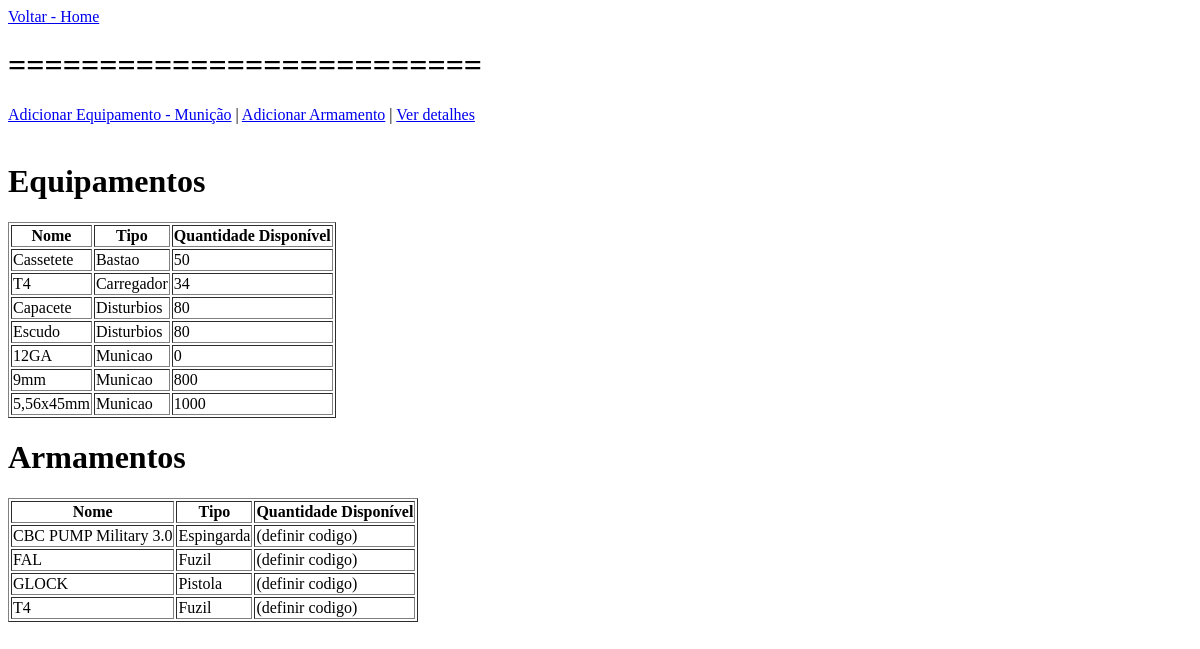
The page /equipamentos.php on the database as committed earlier.
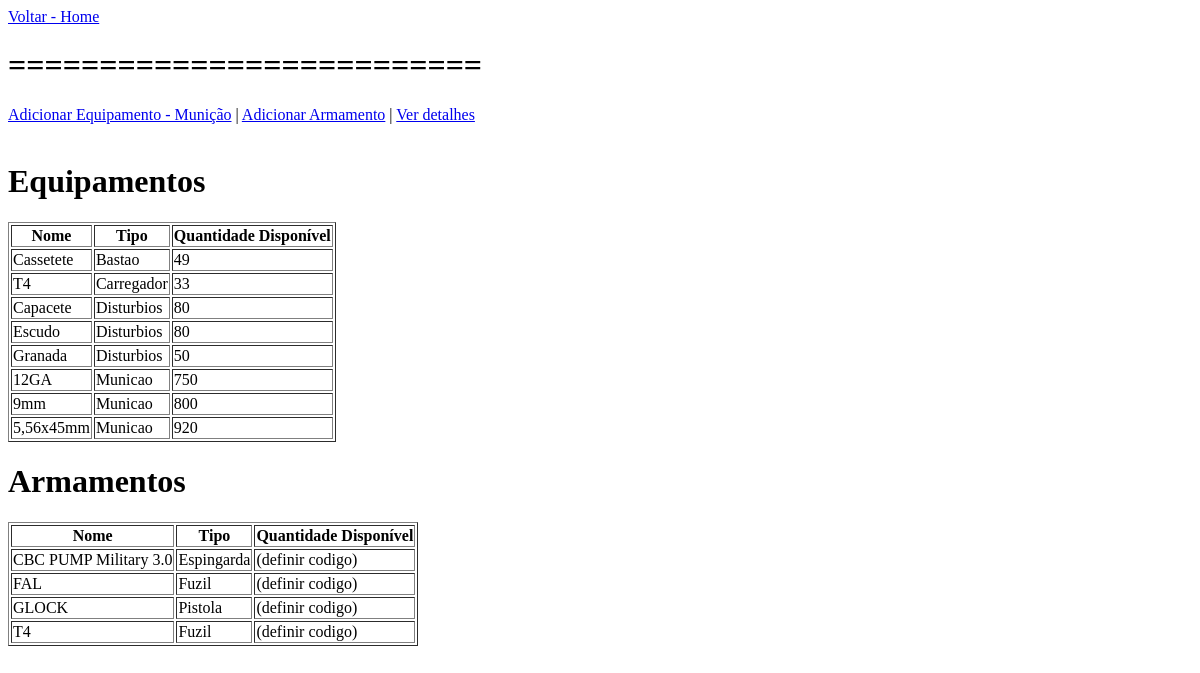
The same page on the database as committed later.
### tables this page shows
CREATE TABLE IF NOT EXISTS `equipamentos` (
  `id_equipamento` int NOT NULL AUTO_INCREMENT,
  `nome_equipamento` varchar(255) NOT NULL,
  `tipo_equipamento` text NOT NULL,
  `quantidade_equipamento` int NOT NULL,
  `quantidade_disponivel_equipamento` int NOT NULL,
  `data_cadastro_equipamento` datetime NOT NULL,
  `status_equipamento` int NOT NULL,
  PRIMARY KEY (`id_equipamento`)
);

CREATE TABLE IF NOT EXISTS `armamentos` (
  `id_armamento` int NOT NULL AUTO_INCREMENT,
  `nome_armamento` varchar(255) NOT NULL,
  `tipo_armamento` text NOT NULL,
  `calibre_armamento` text NOT NULL,
  `codigo_armamento` int NOT NULL,
  `status_armamento` int NOT NULL,
  PRIMARY KEY (`id_armamento`)
);

### equipamentos.php (the view, shortened to what this page needs)
<?php
include ("conecta.php");
$queryEquip = "SELECT * FROM equipamentos GROUP BY nome_equipamento ORDER BY tipo_equipamento";
$queryArma = "SELECT * FROM armamentos GROUP BY nome_armamento ";
$resultEquip = mysqli_query($conexao, $queryEquip);
$resultArma = mysqli_query($conexao, $queryArma);
?>
<!DOCTYPE html>
<html lang="pt-br">
<head>
</head>
<body>
    <a href="homeQuarteleiro.php">Voltar - Home</a>
    <h1>==========================</h1>
    <a href="addEquipamento.php">Adicionar Equipamento - Munição</a> |
    <a href="addArmamento.php">Adicionar Armamento</a> |
    <a href="verDetalhesItens.php">Ver detalhes</a><br><br>
    <h1>Equipamentos</h1>
    <?php
    echo "<table border='1'>
        <thead>
            <tr>
                <th>Nome</th>
                <th>Tipo</th>
                <th>Quantidade Disponível</th>
            </tr>
        </thead>
        <tbody>";
    while ($dadosEquip = mysqli_fetch_array($resultEquip)) {
        $nome = $dadosEquip['nome_equipamento'];
        $tipo = $dadosEquip['tipo_equipamento'];
        $quantidadeTotal = $dadosEquip['quantidade_equipamento'];
        $quantidadeDisponivel = $quantidadeTotal - $dadosEquip['quantidade_disponivel_equipamento'];
        echo "<tr>
            <td>$nome</td>
            <td>$tipo</td>
            <td>$quantidadeDisponivel</td>
        </tr>";
    }
    echo "</tbody></table>";
    ?>
    <h1>Armamentos</h1>
    <?php
    echo "<table border='1'>
        <thead>
            <tr>
                <th>Nome</th>
                <th>Tipo</th>
                <th>Quantidade Disponível</th>
            </tr>
        </thead>
        <tbody>";
    while ($dadosArma = mysqli_fetch_array($resultArma)) {
        $nome = $dadosArma['nome_armamento'];
        $tipo = $dadosArma['tipo_armamento'];
        $quantidadeDisponivel = '(definir codigo)';
        echo "<tr>
            <td>$nome</td>
            <td>$tipo</td>
            <td>$quantidadeDisponivel</td>
        </tr>";
    }
    echo "</tbody></table>";
    ?>
</body>
</html>

Rows that differ between the two databases and show on the page:
changed equipamentos "Cassetete": quantidadeDisponivel "50" → "49"
changed equipamentos "Carregador": quantidadeDisponivel "34" → "33"
added equipamentos: nome_equipamento "Granada", tipo_equipamento "Disturbios", quantidade_equipamento "50"
changed equipamentos "12GA": quantidadeDisponivel "0" → "750"
changed equipamentos "5,56x45mm": quantidadeDisponivel "1000" → "920"
